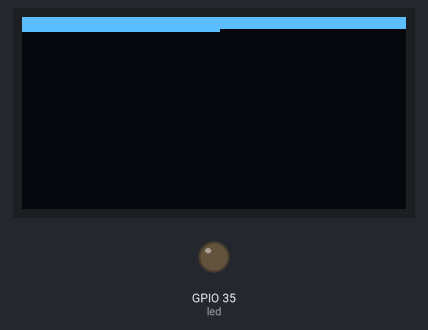
A program run on a simulated ESP32 board running MicroPython. On the bench: 128×64 one-colour display, output pins drawn as LEDs (lit = HIGH). Library files of the repository ran but are not shown: ssd1306.py; pins used as bus, display or sensor lines are not drawn. At 3.7 s the program stops and its outputs stay as they are.

Above: at 0.36 s.
At 1.11 s:
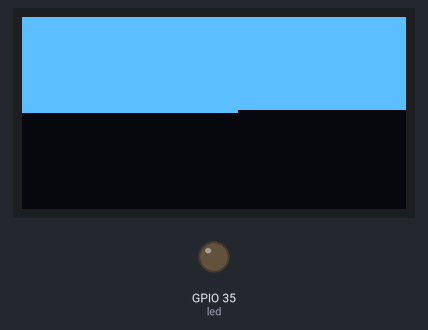
At 1.88 s:
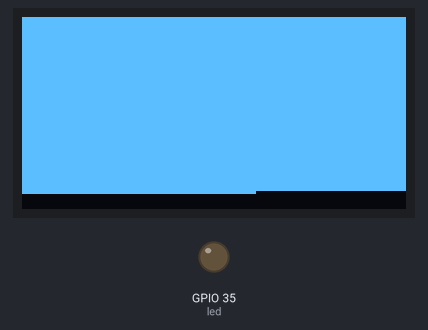
At 3.8 s:
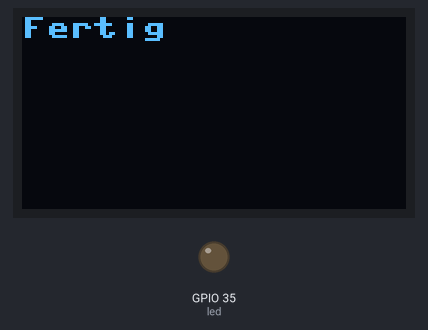
Timing chart, 0 to 5.2 s (numbered marks = the images above):
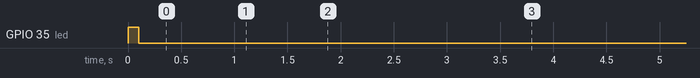

The program:

oled_pixel.py
```python
# Treiber geladen von
# https://github.com/micropython/micropython-lib/blob/master/micropython/drivers/display/ssd1306/ssd1306.py

from machine import Pin, I2C
import ssd1306
import time
import uasyncio as asyncio

# Onboard LED
led = Pin(35, Pin.OUT)

# Text Für Display
Text1 = "Hello World"
Text2 = "Ich Liebe Dich"

# Je nach Display muss der Resetpin auf 1 oder 0 stehen
reset = Pin(21, Pin.OUT)
reset.on()

# Onboard LED beim warten leuchten lassen
led.on()
time.sleep(0.1)
led.off()

# Display inizialisieren
i2c = I2C(1, scl=Pin(18), sda=Pin(17), freq=400000)
display = ssd1306.SSD1306_I2C(128, 64, i2c)

# Display leeren
display.fill(0)
display.show()

async def DisplayRefresh():
    while True:
        display.show()
        await asyncio.sleep_ms(100)


# fülle von links nach rechts
async def PixelFillLeftRight():
    asyncio.create_task(DisplayRefresh())
    for y in range(64):
        for x in range(128):
            display.pixel(x,y,1)
            await asyncio.sleep_ms(0)

asyncio.run(PixelFillLeftRight())

# fülle von links nach rechts
async def PixelFillTopButton():
    asyncio.create_task(DisplayRefresh())
    for x in range(128):
        for y in range(64):
            display.pixel(x,y,0)
            await asyncio.sleep_ms(0)

asyncio.run(PixelFillTopButton())

display.text("Fertig", 0, 0, 1)
display.text("Fertig", 0, 10, 0)
display.show()

# Hilfen
# Display aktualisieren
# display.show()

# Text anzeigen
# Position in Pixel
# display.text("Hello World!", 0, 0)

# Linie anzeigen
# von x1,y1 zu x2,y2 in 0 dunkel oder 1 hell
# display.line(1,1,10,10,1)

# Rechteck zeichnen
#display.rect(x, y, width, height, 1)  # Rechteck zeichnen
#display.fill_rect(x, y, width, height, 1)  # Gefülltes Rechteck zeichnen

# Kreis zeichnen
# x,y ( Position der Kreismitte )
# b,h ( Radius Breite und höhe )
# 1 ( Farbe )
# display.ellipse(x,y,b,h,1)

# Pixel
# x = von links nach rechts
# y = oben nach unten
# display.pixel(x,y,1)

# Bild ( habe ich noch nicht getestet
# display.blit(bitmap,x,y,key) # Key hat was mit transparentem Hintergrund zu tun
```
